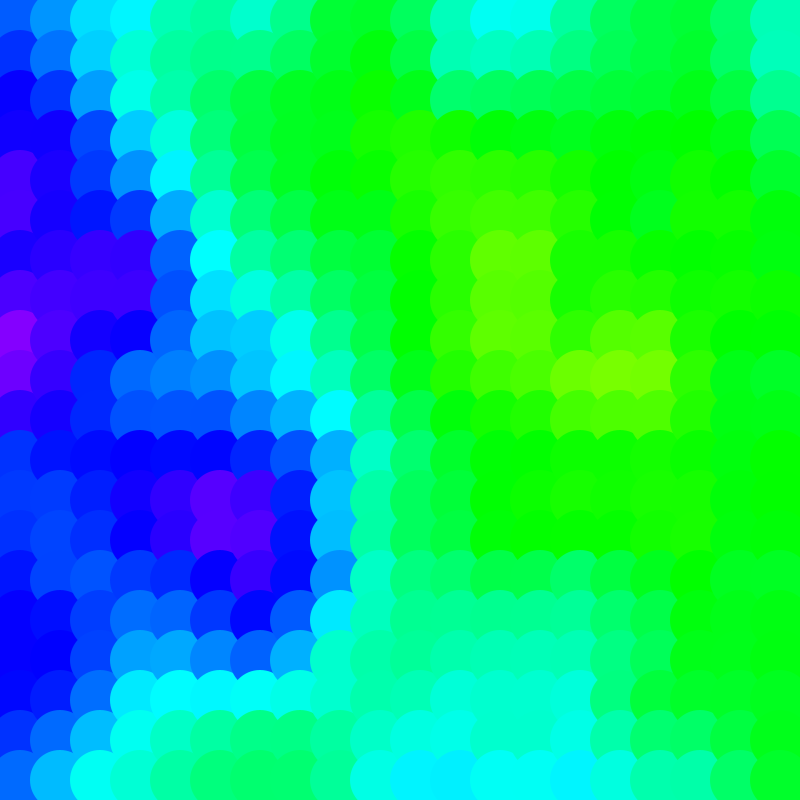
Frame 1 (no input)
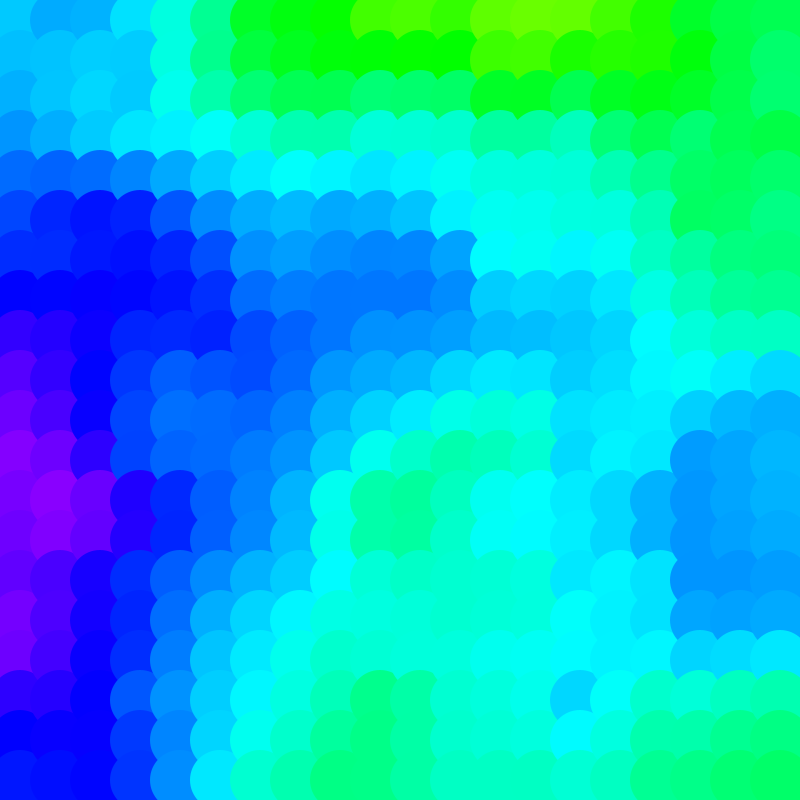
Frame 60 (the mouse pressed at the canvas centre just before this capture)
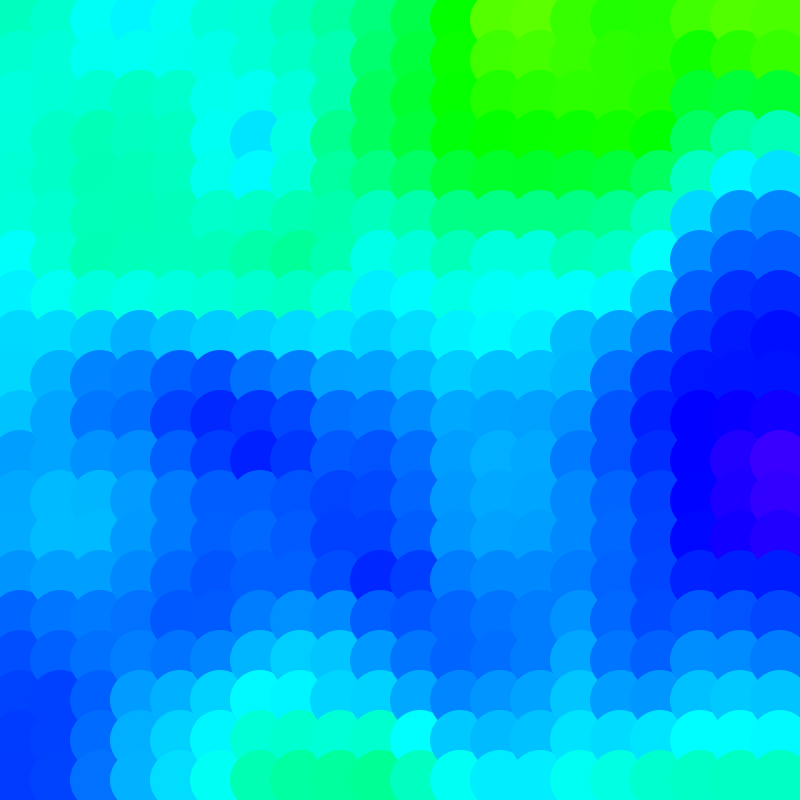
Frame 120 (the mouse held since frame 60 and released just before this capture)

The Processing sketch that drew these frames (run headless with seeded random() and noise(); from frame 60 on, the mouse is pressed at the canvas centre):

// Processing sketch: sketch_40
// ── sketch_40.pde

// episode #40 fun programming
// the candy-space understanding noise() with 2 and 3 parameters

float z = 0;

void setup() {
  size(800, 800);
  noStroke();
  colorMode(HSB); // hue saturation brightness
  background(0);
}

void draw() {

  if (mousePressed == true) {
    point(mouseX,mouseY);
 }

  float x = 0;
  while (x < width) {
    float y = 0;
    while (y < height) {
      float co = 255 * noise(x/500, y/500, z);
      fill(co, 255, 255);
      ellipse(20 + x, 20 + y, 60, 60);
      y = y + 40;
    }
    x = x + 40;
  }
  z = z + 0.01;
}

void keyPressed() {
  println("drawing saved");
  save("my_drawing.png");
}
